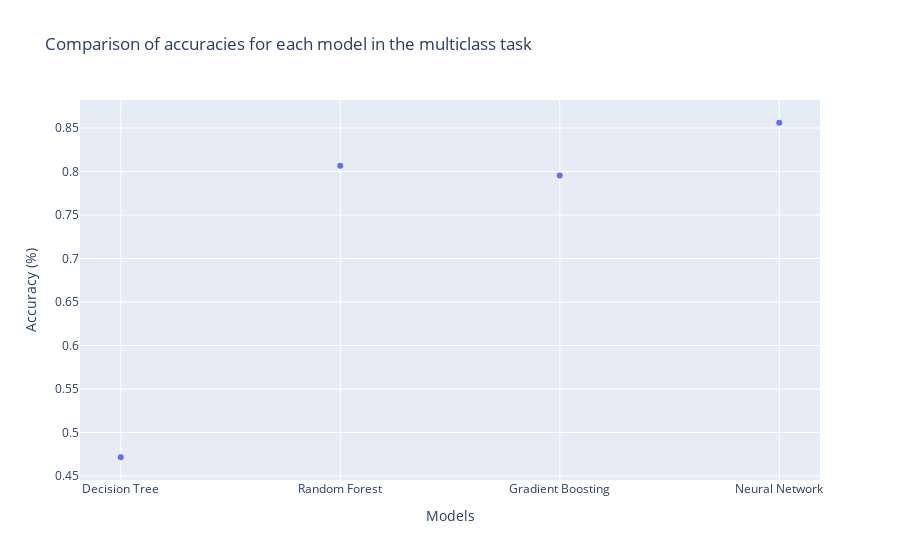

Write notebook code for a chart like this one.
### Code cell
#accuracies plot
algs = list(results_2.keys())
accuracies = list(results_2.values())
finalplot=px.scatter(x=algs,y=accuracies,title='Comparison of accuracies for each model in the multiclass task')
finalplot.update_layout(xaxis_tickangle=0, xaxis_title = 'Models',yaxis_title='Accuracy (%)')
finalplot.update_layout(uniformtext_minsize=0)
finalplot.show()

### Figure 1 — Plotly figure (JSON) as saved in the notebook; plotly's stock layout.template omitted (floating-point values rounded to 4 significant figures)
{"data": [{"hovertemplate": "x=%{x}<br>y=%{y}<extra></extra>", "legendgroup": "", "marker": {"color": "#636efa", "symbol": "circle"}, "mode": "markers", "name": "", "orientation": "v", "showlegend": false, "type": "scatter", "x": ["Decision Tree", "Random Forest", "Gradient Boosting", "Neural Network"], "xaxis": "x", "y": [0.4715, 0.8066, 0.7955, 0.8561], "yaxis": "y"}], "layout": {"legend": {"tracegroupgap": 0}, "title": {"text": "Comparison of accuracies for each model in the multiclass task"}, "uniformtext": {"minsize": 0}, "xaxis": {"anchor": "y", "domain": [0, 1], "tickangle": 0, "title": {"text": "Models"}}, "yaxis": {"anchor": "x", "domain": [0, 1], "title": {"text": "Accuracy (%)"}}}}
